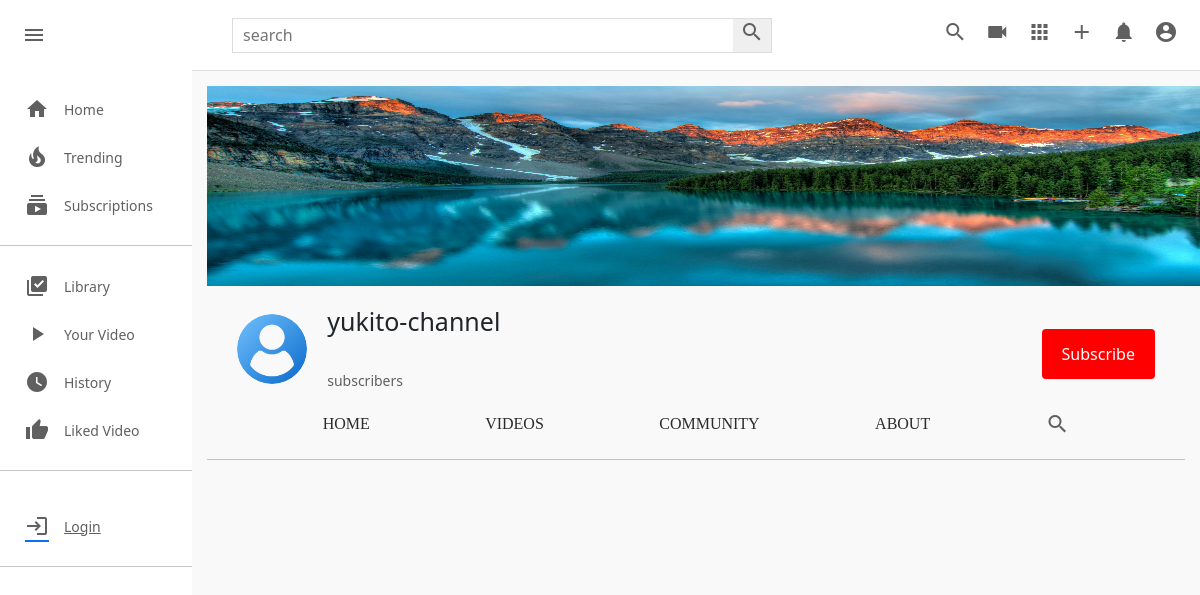
The page /c/1/community/ on the database as committed earlier.
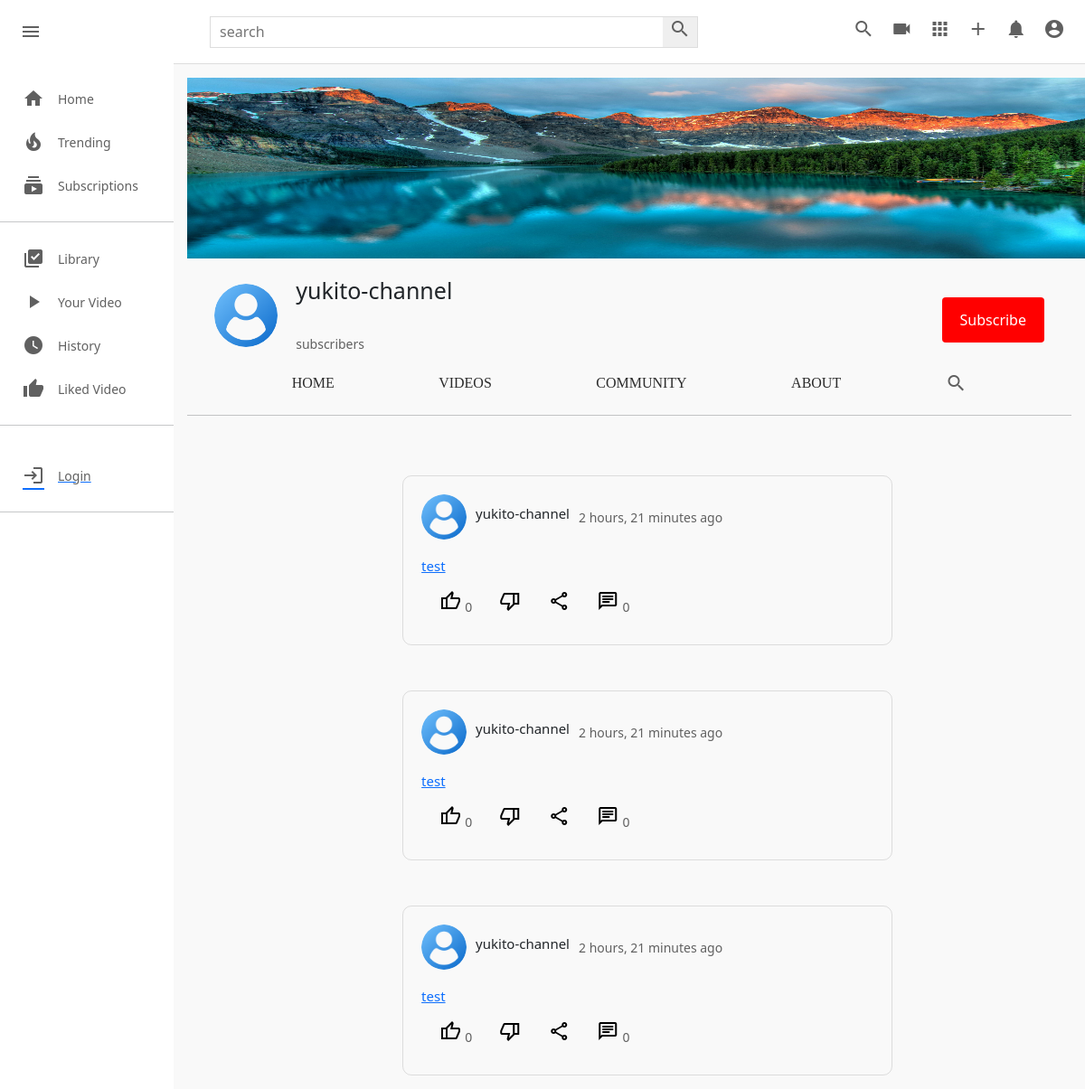
The same page on the database as committed later.
### channel/models.py (models this page shows, shortened)
class Channel(models.Model):
    channel_art=models.ImageField(upload_to=user_derectory_path,default='images/channel-art.jpg')
    image=models.ImageField(upload_to=user_derectory_path,default='images/user-image.png')
    full_name=models.CharField(max_length=100)
    channel_name=models.CharField(max_length=100)
    description=models.TextField(null=True,blank=True)
    keyword=TaggableManager(blank=True)
    date=models.DateTimeField(auto_now_add=True)
    status=models.CharField(choices=STATUS,max_length=100,default='Active')
    user=models.OneToOneField(User,on_delete=models.SET_NULL,null=True,related_name="channel")
    subscribers=models.ManyToManyField(User,related_name="user_subs",blank=True)
    verified=models.BooleanField(default=False)
    total_view=models.PositiveIntegerField(default=0)
    business_email=models.EmailField(null=True,blank=True)
    make_business_email_public=models.BooleanField(default=False)
    business_location=models.CharField(null=True,blank=True,max_length=100)
    make_business_location_public=models.BooleanField(default=False)
    website=models.URLField(default='https://www.udemy.com/home')
    instagram=models.URLField(default='https://www.udemy.com/home')
    facebook=models.URLField(default='https://www.udemy.com/home')
    twitter=models.URLField(default='https://www.udemy.com/home')

class Community(models.Model):
    channel=models.ForeignKey(Channel,on_delete=models.CASCADE)
    image=models.ImageField(upload_to=user_derectory_path,null=True,blank=True)
    content=models.TextField(null=True,blank=True)
    date=models.DateTimeField(auto_now_add=True)
    status=models.CharField(choices=STATUS,default='Active',max_length=100)
    likes=models.ManyToManyField(User,blank=True)
    class Meta:
        verbose_name='Community'
        verbose_name_plural='Community Posts'

### channel/views.py (the view)
# urls.py: path("<channel_name>/community/",views.channel_community,name='channel-community'),
def channel_community(request,channel_name):
    channel = get_object_or_404(Channel,id=channel_name)
    community = Community.objects.filter(channel=channel,status='Active').order_by('-date')
    context={
        'channel': channel,
        'community':community,
    }
    return render(request,'channel/channel_community.html',context)

### templates/channel/channel_community.html (shortened to what this page needs)
{% extends 'base.html' %}
{% load static %}
{% block style %}
<link rel="stylesheet" href="{% static 'css/style.css' %}" type="text/css">
<link rel="stylesheet" href="{% static 'css/channel-community.css' %}" type="text/css">
<link rel="stylesheet" href="{% static 'css/channel.css' %}" type="text/css">
{% endblock style %}
{% block content %}
    <div class="mainBody">
        {% include 'partials/sidebar.html' %}
        <div class="videos">
            {% include 'channel/partials/channel-header.html' %}
            <div class="video-container">
                {% for c in community %}
                <div class="content-border">
                    <div class="content-div">
                        <div class="header-comm">
                            <div class="channel-details">
                                {% if c.channel.image %}
                                <img src="{{c.channel.image.url}}" class="channel-img-com" alt="">
                                {% else %}
                                <img src="https://thumbs.dreamstime.com/b/default-avatar-profile-vector-user-profile-default-avatar-profile-vector-user-profile-profile-179376714.jpg" class="channel-img-com" alt="">
                                {% endif %}
                                <h5>{{c.channel.channel_name}}</h5>
                                <span>{{c.date|timesince}} ago</span>
                            </div>
                        </div>
                        <div class="content">
                            <a href="{% url 'channel-community-detail' c.channel.id c.id %}"><h3>{{ c.content|truncatechars:200 }}</h3></a>
                        </div>
                        <div class="icon-section">
                            <div class="single-icon">
                                <a href=""><i class="material-icons material-symbols-outlined">thumb_up</i></a>
                                <span>{{c.likes.all.count}}</span>
                            </div>
                            <div class="single-icon">
                                <a href=""><i class="material-icons material-symbols-outlined">thumb_down</i></a>
                            </div>
                            <div class="single-icon">
                                <i class="material-icons material-symbols-outlined">share</i>
                            </div>
                            <div class="single-icon">
                                <a href=""><i class="material-icons material-symbols-outlined">chat</i></a>
                                <span>{{c.comments.all.count}}</span>
                            </div>
                        </div>
                    </div>
                </div>
                {% endfor %}
            </div>
        </div>
    </div>
{% endblock content %}

### templates/base.html (shortened to what this page needs)
{% load static %}
<!DOCTYPE html>
<html lang="en">
<head>
    {% block style %}
    {% endblock style %}
    <link rel="stylesheet" href="https://use.fontawesome.com/releases/v6.0.0/css/all.css" />
</head>
<body>
    <div class="header">
        <div class="header-left">
            <i id="menu" class="material-icons">menu</i>
            <a href="{% url 'index' %}">
            </a>
        </div>
        <div class="header-search">
            <form action="{% url 'search' %}" method="GET">
                <input type="text" placeholder="search" name="q">
                <button><i class="material-icons">search</i></button>
            </form>
        </div>
        <div class="header-icons">
            <i class="material-icons display-this">search</i>
            <a href="{% url 'video-upload' %}"><i class="material-icons ">videocam</i></a>
            <i class="material-icons display-this">apps</i>
            {% if request.user.is_authenticated %}
            <a href="{% url 'create-post' request.user.channel.id %}"><i class="material-icons">add</i></a>
            {% else %}
            <a href=""><i class="material-icons">add</i></a>
            {% endif %}
            <i class="material-icons display-this">notifications</i>
            {% if request.user.is_authenticated %}
            <a href="#"><i id="drop-down" class="material-icons display-this">account_circle</i></a>
            {% else %}
            <a href="#"><i id="drop-down" class="material-icons display-this">account_circle</i></a>
            {% endif %}
        </div>
    </div>
    {% block content %}
    {% endblock content %}
</body>
</html>

### templates/partials/sidebar.html (shortened to what this page needs)
<div class="sidebar">
    <div class="sidebar-categories">
        <div class="sidebar-category">
            <i class="material-icons">home</i>
            <span>Home</span>
        </div>
        <div class="sidebar-category">
            <i class="material-icons">local_fire_department</i>
            <span>Trending</span>
        </div>
        <div class="sidebar-category">
            <i class="material-icons">subscriptions</i>
            <span>Subscriptions</span>
        </div>
        <hr>
        <div class="sidebar-category">
            <i class="material-icons">library_add_check</i>
            <span>Library</span>
        </div>
        <div class="sidebar-category">
            <i class="material-icons">play_arrow</i>
            <span>Your Video</span>
        </div>
        <div class="sidebar-category">
            <i class="material-icons">watch_later</i>
            <span>History</span>
        </div>
        <div class="sidebar-category">
            <i class="material-icons">thumb_up</i>
            <span>Liked Video</span>
        </div>
        <hr>
    </div>
    <div class="sidebar-categories">
        {% if not request.user.is_authenticated %}
        <a href="{% url 'sign-in' %}">
            <div class="sidebar-category">
                <i class="material-icons">login</i>
                <span>Login</span>
            </div>
        </a>
        {% endif %}
    </div>
    <hr>
</div>

### templates/channel/partials/channel-header.html (shortened to what this page needs)
{% include 'partials/alert.html' %}
<div class="channel-art">
    {% if channel.channel_art.url %}
    <img  src="{{ channel.channel_art.url }}" alt="">
    {% else %}
    <img src="https://wallpaper.dog/large/10702685.jpg" alt="">
    {% endif %}
</div>
<div class="channel-header flex">
    <div class="channel-img-title flex">
        {% if channel.image %}
        <img class="img" src="{{channel.image.url}}" alt="">
        {% else %}
        <img class="img" src="https://thumbs.dreamstime.com/b/default-avatar-profile-vector-user-profile-default-avatar-profile-vector-user-profile-profile-179376714.jpg" alt="">
        {% endif %}
        <div class="channel-image-texts">
            <h4 class="flex">{{channel.channel_name}}</h4>
            {% if channel.verified == True %} <i class="fas fa-check-circle"></i> {% endif %} <br>
            <span> subscribers</span>
        </div>
    </div>
    <div class="channel-header-btns">
        {% if request.user != channel.user %}
        <div><button id="sub_btn" onclick="addsub()" class="channel-subscribe sub_button_channel">Subscribe</button></div>
        {% endif %}
    </div>
</div>
<div class="channel-header-links flex">
    <a href="{% url 'channel-profile' channel.id %}" class="display-this">Home</a>
    <a href="{% url 'channel-videos' channel.id %}" class="display-this">Videos</a>
    <a href="{% url 'channel-community' channel.id %}" class="dont-display-thdis">Community</a>
    <a href="{% url 'channel-about' channel.id %}" class="displhray-this">About</a>
    <a href="" class="dont-display-this"><i class="material-icons">search</i></a>
</div>
<hr>

### templates/partials/alert.html (shortened to what this page needs)
<link href="https://cdn.jsdelivr.net/npm/bootstrap@5.3.3/dist/css/bootstrap.min.css" rel="stylesheet">

### static/css/style.css (style rules this page uses)
* { margin: 0; padding: 0; box-sizing: border-box; }
body { font-family: 'Roboto','sans-serif'; }
.material-icons { color: rgb(96, 96, 96); }
.header { display: flex; justify-content: space-between; align-items: center; height: 70px; padding: 15px; }
.header-left { display: flex; align-items: center; }
.header i { padding: 0 7px; cursor: pointer; }
.header-search form { border: 1px solid #ddd; height: 35px; margin: 0; padding: 0; display: flex; }
.header-search input { width: 500px; padding: 10px; margin: 0; border-radius: 0; border: none; height: 100%; }
.header-search button { padding: 0; margin: 0; height: 100%; border: none; border-radius: 0; }
.mainBody { height: calc(100vh - 70px); display: flex; overflow: hidden; }
.sidebar { height: 100%; width: 230px; background-color: white; overflow-y: scroll; }
.sidebar-categories { width: 100%; display: flex; flex-direction: column; margin-bottom: 15px; margin-top: 15px; }
.sidebar-category { display: flex; align-items: center; padding: 12px 25px; }
.sidebar-category span { margin-left: 15px; }
hr { height: 1px; background-color: #e5e5e5; border: none; }
.videos { background-color: #f9f9f9; width: 100%; height: 100%; padding: 15px 15px; border-top: 1px solid #ddd; overflow-y: scroll; }
.video-container { display: flex; flex-direction: row; justify-content: space-around; flex-wrap: wrap; }
.title a, span { text-decoration: none; color: rgb(96, 96, 96); font-size: 14px; }

### static/css/channel-community.css (style rules this page uses)
.content-border { margin-left: 40px; margin-top: 50px; border: solid 1px rgba(92, 92, 92, 0.185); padding: 20px; border-radius: 10px; }
.header-comm { justify-content: space-between; display: flex; }
.channel-details { display: flex; align-items: center; }
.channel-details img { width: 50px; border-radius: 50px; object-fit: cover; height: 50px; }
.channel-details h5 { font-size: 15px; margin-left: 10px; }
.channel-details span { margin-left: 10px; }
.content h3 { font-size: 15px; width: 500px; text-align: justify; font-weight: 400; margin-top: 20px; }
.icon-section { display: flex; align-items: center; }
.single-icon { align-items: center; padding: 10px; padding-left: 20px; }
.material-symbols-outlined { transition: 0.5s; color: black; }
.about-right h4, h5 { margin-bottom: 20px; margin-top: 20px; font-size: 15px; font-weight: normal; }
a { text-decoration: none; }

### static/css/channel.css (style rules this page uses)
.channel-art img { width: 1100px; height: 200px; }
.channel-art { width: 1100px; height: 200px; }
.flex { display: flex; }
.channel-header { margin: 20px 30px; align-items: center; justify-content: space-between; }
.channel-img-title { align-items: center; }
.channel-img-title .img { width: 70px; height: 70px; object-fit: cover; border-radius: 50px; }
.channel-img-title .channel-image-texts { margin-left: 20px; }
.channel-image-texts h4 { font-size: 25px; font-weight: 500; }
.channel-header-btns { display: flex; }
.channel-header-btns .channel-subscribe { background-color: rgb(255, 0, 0); color: white; border-radius:4px; }
.channel-header-links { justify-content: space-evenly; }
.channel-header-links a { text-decoration: none; text-transform: uppercase; font-family: poppins; color: rgb(43, 43, 43); font-weight: 500; }
.sub_button_channel { background-color: red; color: white; border: none; margin-top: 10px; padding: 13px 20px; }

### templates/channel/channel_community.html (style rules this page uses)
a { color: black; }

Rows that differ between the two databases and show on the page:
added Community: channel.image (picture), channel.channel_name "yukito-channel", date "2 hours, 21 minutes", content "test", likes.all.count "0", comments.all.count "0"
added Community: channel.image (picture), channel.channel_name "yukito-channel", date "2 hours, 21 minutes", content "test", likes.all.count "0", comments.all.count "0"
added Community: channel.image (picture), channel.channel_name "yukito-channel", date "2 hours, 21 minutes", content "test", likes.all.count "0", comments.all.count "0"
